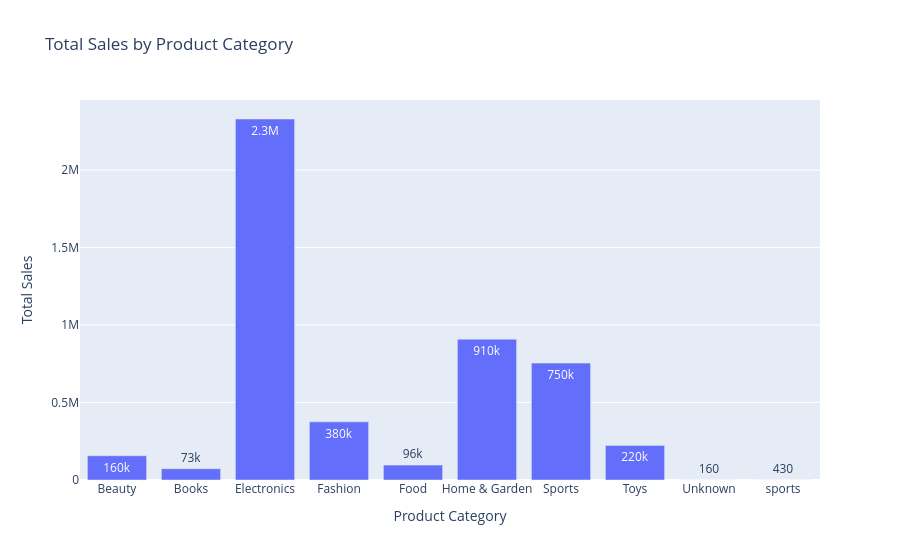

The notebook cell saved with this chart:
### Code cell
# 1.Bar Chart — Total Sales by Product Category

sales_by_category = df.groupby(
    "Product_Category",
    as_index=False
)["Total_Amount"].sum()

fig = px.bar(
    sales_by_category,
    x="Product_Category",
    y="Total_Amount",
    title="Total Sales by Product Category",
    labels={
        "Product_Category": "Product Category",
        "Total_Amount": "Total Sales"
    },
    text_auto=".2s"
)

fig.show()

### Figure 1 — Plotly figure (JSON) as saved in the notebook; plotly's stock layout.template omitted (floating-point values rounded to 4 significant figures)
{"data": [{"hovertemplate": "Product Category=%{x}<br>Total Sales=%{y}<extra></extra>", "legendgroup": "", "marker": {"color": "#636efa", "pattern": {"shape": ""}}, "name": "", "orientation": "v", "showlegend": false, "textposition": "auto", "texttemplate": "%{y:.2s}", "type": "bar", "x": ["Beauty", "Books", "Electronics", "Fashion", "Food", "Home & Garden", "Sports", "Toys", "Unknown", "sports"], "xaxis": "x", "y": [156400.0, 72740.0, 2329000.0, 375200.0, 96140.0, 908300.0, 754100.0, 223100.0, 164.1, 431.9], "yaxis": "y"}], "layout": {"barmode": "relative", "legend": {"tracegroupgap": 0}, "title": {"text": "Total Sales by Product Category"}, "xaxis": {"anchor": "y", "domain": [0, 1], "title": {"text": "Product Category"}}, "yaxis": {"anchor": "x", "domain": [0, 1], "title": {"text": "Total Sales"}}}}
